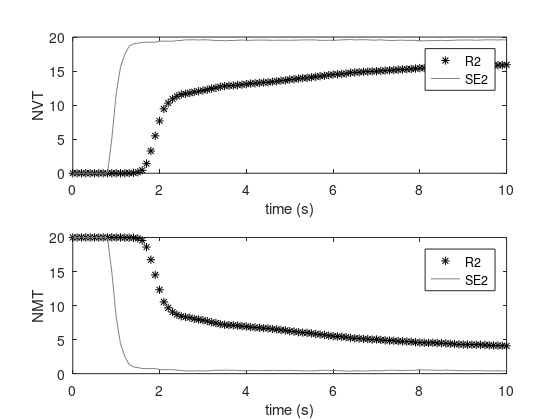

This chart was generated by the following MATLAB code:
se2_data = csvread("output2_se2.csv",0,1);
r2_data1 = csvread("output_r21.csv",0,1);
r2_data2 = csvread("output_r22.csv",0,1);
r2_data3 = csvread("output_r23.csv",0,1);
r2_data4 = csvread("output_r24.csv",0,1);
r2_data5 = csvread("output_r25.csv",0,1);
r2_data6 = csvread("output_r26.csv",0,1);
r2_data7 = csvread("output_r27.csv",0,1);
r2_data8 = csvread("output_r28.csv",0,1);
r2_data9 = csvread("output_r29.csv",0,1);
r2_data10 = csvread("output_r210.csv",0,1);
r2_data = zeros(14,101);

for i = 1:14
  r2_data(i,:) = (r2_data1(i,:) + r2_data2(i,:) + r2_data3(i,:) + r2_data4(i,:) + r2_data5(i,:) + r2_data6(i,:) + r2_data7(i,:) + r2_data8(i,:) + r2_data9(i,:) + r2_data10(i,:))/10;   
end
alpha = 0.5;
fig = figure(1),clf;
colormap(gray)
subplot(2,1,1);
plot(r2_data(5,:),r2_data(1,:),'*', 'color', [0,0,0] );
hold on
plot(se2_data(5,:),se2_data(1,:), 'color', [0,0,0]+alpha);
xlabel('time (s)');
ylabel('NVT');
legend('R2','SE2');

subplot(2,1,2);
plot(r2_data(5,:),r2_data(3,:),'*', 'color', [0,0,0]);
hold on
plot(se2_data(5,:),se2_data(3,:), 'color', [0,0,0]+alpha);
xlabel('time (s)');
ylabel('NMT');
legend('R2','SE2');

set(fig,'Units','Inches');
pos = get(fig,'Position');
set(fig,'PaperPositionMode','Auto','PaperUnits','Inches','PaperSize',[pos(3), pos(4)])
print(fig,'results','-dpdf','-r0')


